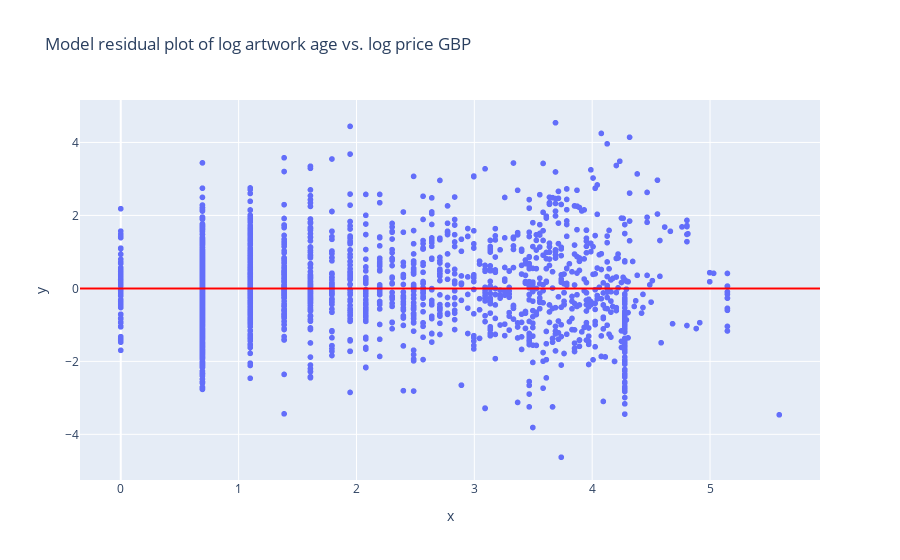

Write notebook code for a chart like this one.
### Code cell
fig = px.scatter(x=artsy_listings_cleaned.artwork_age_log, y=residuals1, title="Model residual plot of log artwork age vs. log price GBP")
fig.add_hline(y=0,line_color="red")
fig.show()

### Figure 1 — Plotly figure (JSON) as saved in the notebook; plotly's stock layout.template omitted (floating-point values rounded to 4 significant figures; data arrays with more than 128 entries replaced by an {"elided": "..."} marker saying what was removed)
{"data": [{"hovertemplate": "x=%{x}<br>y=%{y}<extra></extra>", "legendgroup": "", "marker": {"color": "#636efa", "symbol": "circle"}, "mode": "markers", "name": "", "showlegend": false, "type": "scattergl", "x": {"elided": "2350 float values"}, "xaxis": "x", "y": {"elided": "2350 float values"}, "yaxis": "y"}], "layout": {"legend": {"tracegroupgap": 0}, "shapes": [{"line": {"color": "red"}, "type": "line", "x0": 0, "x1": 1, "xref": "x domain", "y0": 0, "y1": 0, "yref": "y"}], "title": {"text": "Model residual plot of log artwork age vs. log price GBP"}, "xaxis": {"anchor": "y", "domain": [0, 1], "title": {"text": "x"}}, "yaxis": {"anchor": "x", "domain": [0, 1], "title": {"text": "y"}}}}
